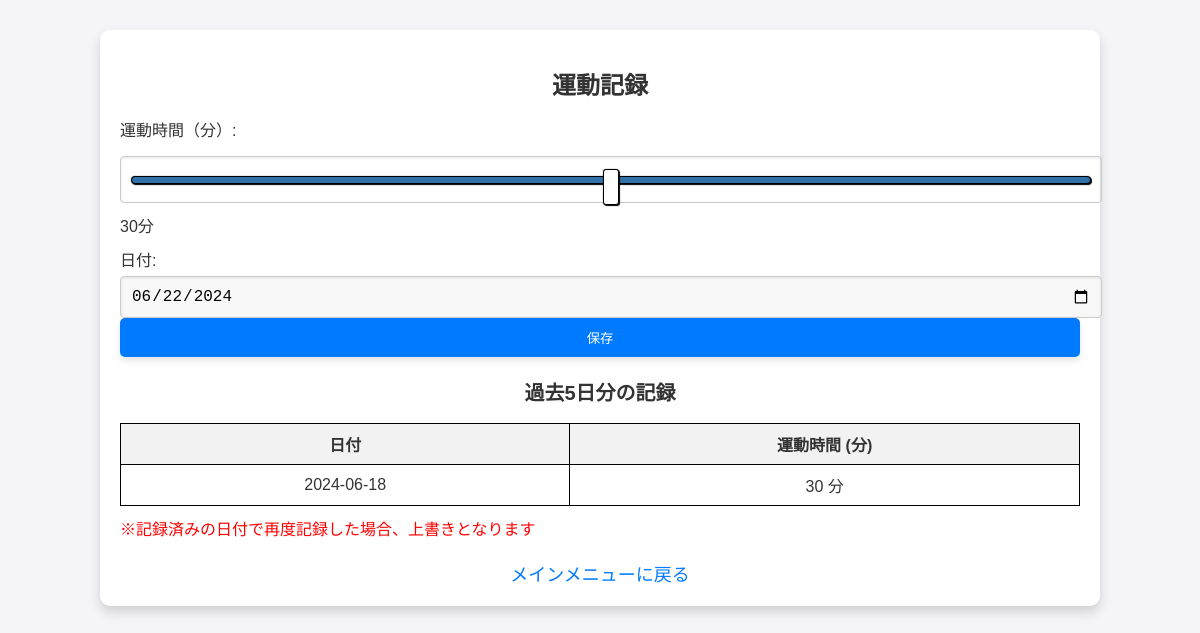
Before: /accounts/exercise_record/ (signed in) with the older database file.
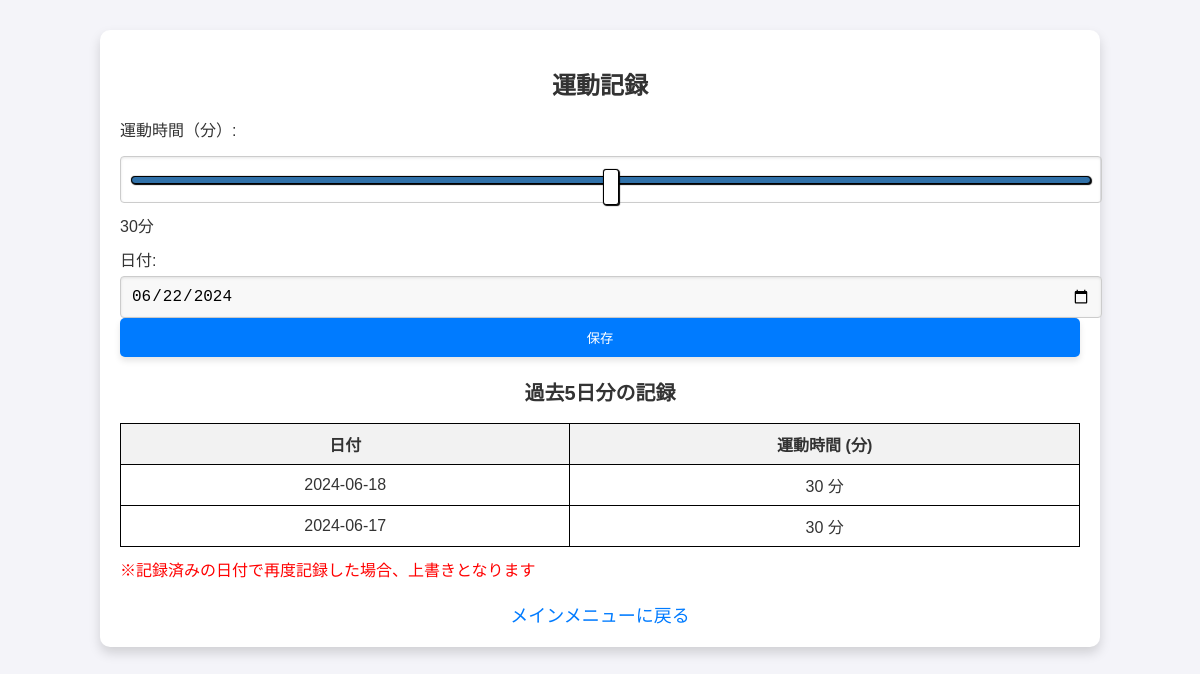
After: the same page with the newer database file.
### myapp/models.py (models this page shows, shortened)
class ExerciseRecord(models.Model):
    user = models.ForeignKey(CustomUser, on_delete=models.CASCADE, verbose_name=_('ユーザー'))
    date = models.DateField(_('日付'))
    duration = models.IntegerField(_('運動時間（分）'))
    activity_type = models.CharField(_('活動タイプ'), max_length=100, blank=True, null=True)
    class Meta:
        unique_together = ('user', 'date')

### myapp/views.py (the view)
# urls.py: path('exercise_record/', views.exercise_record, name='exercise_record'),
@login_required
def exercise_record(request):
    today = date.today()
    five_days_ago = today - timedelta(days=5)
    if request.method == 'POST':
        form = ExerciseRecordForm(request.POST)
        if form.is_valid():
            record = form.save(commit=False)
            record.user = request.user
            record.date = today
            record.save()
            return redirect('myapp:exercise_record')
    else:
        form = ExerciseRecordForm(initial={'date': today})
    exercise_records = ExerciseRecord.objects.filter(
        user=request.user,
        date__gte=five_days_ago
    ).order_by('-date')
    return render(request, 'exercise_record.html', {
        'form': form,
        'exercise_records': exercise_records,
        'today': today
    })

### myapp/forms.py
class ExerciseRecordForm(forms.ModelForm):
    class Meta:
        model = ExerciseRecord
        fields = ['date', 'duration', 'activity_type']
        labels = {
            'date': '日付',
            'duration': '時間',
            'activity_type': '活動種類'
        }

### myapp/authentication.py (called while the page is built)
    def get_user(self, user_id):
        UserModel = get_user_model()
        try:
            return UserModel.objects.get(pk=user_id)
        except UserModel.DoesNotExist:
            return None

### myapp/templates/exercise_record.html (shortened to what this page needs)
<!DOCTYPE html>
<html lang="ja">
<head>
    {% load static %}
    <link rel="stylesheet" href="{% static 'css/styles.css' %}">
</head>
<body class="body-background exercise-record">
    <div class="container">
        <h1 class="title">運動記録</h1>
        <form method="post" action="{% url 'myapp:submit_exercise_record' %}" class="form-group">
            <label for="duration" class="form-label">運動時間（分）:</label>
            <input type="range" id="duration" name="duration" min="0" max="60" value="30" class="input-range">
            <span id="durationDisplay" class="duration-display">30分</span>
            <label for="date" class="form-label">日付:</label>
            <input type="date" id="record_date" name="date" required value="{{ today|date:'Y-m-d' }}">
            <button type="submit" class="button">保存</button>
        </form>
        <h2>過去5日分の記録</h2>
        <table>
            <thead>
                <tr>
                    <th>日付</th>
                    <th>運動時間 (分)</th>
                </tr>
            </thead>
            <tbody>
                {% for record in exercise_records %}
                <tr>
                    <td>{{ record.date|date:"Y-m-d" }}</td>
                    <td>{{ record.duration }} 分</td>
                </tr>
                {% empty %}
                <tr>
                    <td colspan="2">記録がありません。</td>
                </tr>
                {% endfor %}
            </tbody>
        </table>
        <p class="alert">※記録済みの日付で再度記録した場合、上書きとなります</p>
        <div class="text-center">
            <a href="{% url 'myapp:main_menu' %}" class="back-link">メインメニューに戻る</a>
        </div>
    </div>
</body>
</html>

Changed rows visible on the page:
added ExerciseRecord: date "2024-06-17", duration "30"
